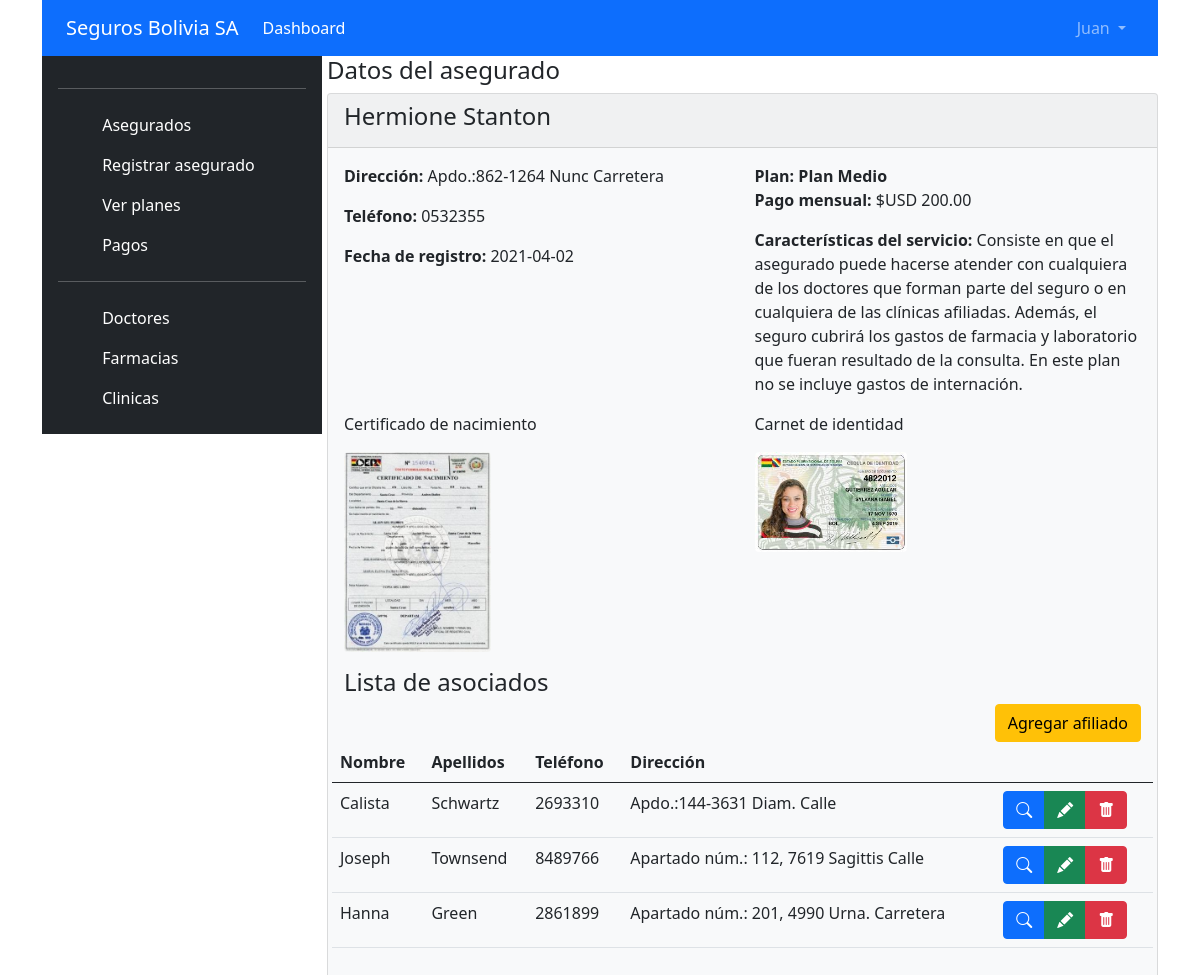
/asegurados/ver/2 (signed in), run on the app's committed database.
### tables this page shows
CREATE TABLE `usuarios` (
  `id` int(11) NOT NULL,
  `nombre` varchar(50) NOT NULL,
  `apellidos` varchar(80) NOT NULL,
  `cargo` varchar(45) NOT NULL,
  `usuario` varchar(50) NOT NULL,
  `password` varchar(70) NOT NULL,
  `rol` varchar(20) NOT NULL,
  `url_imagen` varchar(150) DEFAULT NULL
);

CREATE TABLE `asegurados` (
  `id` int(11) NOT NULL,
  `plan_id` int(11) NOT NULL,
  `nombre` varchar(50) NOT NULL,
  `apellidos` varchar(80) NOT NULL,
  `direccion` varchar(100) NOT NULL,
  `telefono` varchar(15) NOT NULL,
  `foto_certificado_nacimiento` varchar(150) NOT NULL,
  `foto_carnet_identidad` varchar(150) NOT NULL,
  `create_at` date NOT NULL
);

CREATE TABLE `planes` (
  `id` int(11) NOT NULL,
  `nombre` varchar(20) NOT NULL,
  `precio` double NOT NULL,
  `precio_dependiente` double NOT NULL,
  `descripcion` varchar(400) NOT NULL
);

CREATE TABLE `dependientes` (
  `id` int(11) NOT NULL,
  `asegurado_id` int(11) NOT NULL,
  `nombre` varchar(50) NOT NULL,
  `apellidos` varchar(80) NOT NULL,
  `direccion` varchar(100) NOT NULL,
  `telefono` varchar(15) NOT NULL,
  `foto_certificado_nacimiento` varchar(150) NOT NULL,
  `foto_carnet_identidad` varchar(150) NOT NULL
);

### views/asegurados/ver.php (the view, shortened to what the rows shown need)
<?php
$usuario = $this->d["user"];
$asegurado = $this->d["asegurado"];
$dependientes = $this->d["dependientes"];
require_once "views/header.php";
?>
<div class="col-9">
    <h4>Datos del asegurado</h4>
    <div class="card text-dark bg-light mb-12">
        <div class="card-header">
            <h4><?php echo $asegurado->getNombre() . " " . $asegurado->getApellidos(); ?></h4>
        </div>
        <div class="card-body">
            <div class="row">
                <div class="col-6">
                    <p><strong>Dirección: </strong><?php echo $asegurado->getDireccion(); ?></p>
                    <p><strong>Teléfono: </strong><?php echo $asegurado->getTelefono(); ?></p>
                    <p><strong>Fecha de registro: </strong><?php echo $asegurado->getCreateAt(); ?></p>
                </div>
                <div class="col-6">
                    <strong>Plan: <?php echo $asegurado->getPlan()->getNombre(); ?></strong>
                    <p>
                        <strong>Pago mensual: </strong>$USD <?php echo $asegurado->getPlan()->getPrecio(); ?>.00
                    </p>
                    <p>
                        <strong>Características del servicio: </strong><?php echo $asegurado->getPlan()->getDescripcion(); ?>
                    </p>
                </div>
            </div>
            <div class="row">
                <div class="col-6">
                    <p>Certificado de nacimiento</p>
                    <a href="<?php echo constant("URL") . "public/img/" . $asegurado->getFotoCertificadoNacimiento() ?>" data-lightbox="Certificado" data-title="Certificado de nacimiento del asegurado">
                        <img src="<?php echo constant("URL") . "public/img/" . $asegurado->getFotoCertificadoNacimiento() ?>" height="200px" class="rounded">
                    </a>
                </div>
                <div class="col-6">
                    <p>Carnet de identidad</p>
                    <a href="<?php echo constant("URL") . "public/img/" . $asegurado->getFotoCarnetIdentidad() ?>" data-lightbox="Carnet" data-title="Carnet de identidad del asegurado">
                        <img src="<?php echo constant("URL") . "public/img/" . $asegurado->getFotoCarnetIdentidad() ?>" height="100px" class="rounded">
                    </a>
                </div>
            </div>
            <div class="row mt-3">
                <h4>Lista de asociados</h4>
                <div class="text-end">
                    <a href="<?php echo constant("URL") ?>dependiente/crear/<?php echo $asegurado->getId(); ?>" class="btn btn-warning">Agregar afiliado</a>
                </div>
                <table class="table" <thead>
                    <tr>
                        <th>Nombre</th>
                        <th>Apellidos</th>
                        <th>Teléfono</th>
                        <th>Dirección</th>
                        <th></th>
                    </tr>
                    <tbody>
                        <?php foreach ($dependientes as $dependiente) { ?>
                            <tr>
                                <td><?php echo $dependiente->getNombre(); ?></td>
                                <td><?php echo $dependiente->getApellidos(); ?></td>
                                <td><?php echo $dependiente->getTelefono(); ?></td>
                                <td><?php echo $dependiente->getDireccion(); ?></td>
                                <td>
                                    <div class="btn-group" role="group">
                                        <a href="<?php echo constant("URL") ?>dependiente/ver/<?php echo $dependiente->getId(); ?>" class="btn btn-primary"><i class="bi bi-search"></i></a>
                                        <a href="<?php echo constant("URL") ?>dependiente/editar/<?php echo $dependiente->getId(); ?>" class="btn btn-success"><i class="bi bi-pencil-fill"></i></a>
                                        <a href="<?php echo constant("URL") ?>dependiente/eliminar/<?php echo $dependiente->getId(); ?>" onclick="return confirm('¿Estas seguro?');" class="btn btn-danger">
                                            <i class="bi bi-trash-fill"></i>
                                        </a>
                                    </div>
                                </td>
                            </tr>
                        <?php } ?>
                    </tbody>
                </table>
            </div>
        </div>
    </div>
</div>
</div>
</div>
</body>

### views/header.php (shortened to what the rows shown need)
<!DOCTYPE html>
<html lang="en">
<head>
    <link href="https://cdn.jsdelivr.net/npm/bootstrap@5.0.0-beta3/dist/css/bootstrap.min.css" rel="stylesheet">
    <link rel="stylesheet" href="https://cdn.jsdelivr.net/npm/bootstrap-icons@1.4.0/font/bootstrap-icons.css">
    <link rel="stylesheet" href="https://cdnjs.cloudflare.com/ajax/libs/lightbox2/2.11.3/css/lightbox.css" />
    <link rel="stylesheet" href="https://code.jquery.com/ui/1.12.0/themes/smoothness/jquery-ui.css" />
</head>
<body>
    <div class="container">
        <div class="row">
            <header>
                <nav class="navbar navbar-expand-lg navbar-dark bg-primary">
                    <div class="container-fluid">
                        <a class="navbar-brand" href="<?php echo constant("URL") ?>">Seguros Bolivia SA</a>
                        <div class="collapse navbar-collapse" id="navbarSupportedContent">
                            <ul class="navbar-nav me-auto mb-2 mb-lg-0">
                                <li class="nav-item">
                                    <a class="nav-link active" aria-current="page" href="<?php echo constant("URL") ?>">Dashboard</a>
                                </li>
                            </ul>
                            <ul class="navbar-nav">
                                <li class="nav-item dropdown">
                                    <a class="nav-link dropdown-toggle" href="#" id="navbarDropdown" role="button" data-bs-toggle="dropdown" aria-expanded="false">
                                        <?php echo $usuario->getNombre(); ?>
                                    </a>
                                </li>
                            </ul>
                        </div>
                    </div>
                </nav>
            </header>
        </div>
        <div class="row">
            <div class="col-3">
                <div class="d-flex flex-column p-3 text-white bg-dark" style="width: 280px;">
                    <hr>
                    <ul class="nav nav-pills flex-column mb-auto">
                        <li>
                            <a href="<?php echo constant("URL") . "dashboard"; ?>" class="nav-link text-white">
                                <svg class="bi me-2" width="16" height="16">
                                    <use xlink:href="#speedometer2" />
                                </svg>
                                Asegurados
                            </a>
                        </li>
                        <li>
                            <a href="<?php echo constant("URL") . "asegurados/create"; ?>" class="nav-link text-white">
                                <svg class="bi me-2" width="16" height="16">
                                    <use xlink:href="#speedometer2" />
                                </svg>
                                Registrar asegurado
                            </a>
                        </li>
                        <li>
                            <a href="<?php echo constant("URL") . "planes"; ?>" class="nav-link text-white">
                                <svg class="bi me-2" width="16" height="16">
                                    <use xlink:href="#table" />
                                </svg>
                                Ver planes
                            </a>
                        </li>
                        <li>
                            <a href="<?php echo constant("URL") . "pagos"; ?>" class="nav-link text-white">
                                <svg class="bi me-2" width="16" height="16">
                                    <use xlink:href="#people-circle" />
                                </svg>
                                Pagos
                            </a>
                        </li>
                        <hr>
                        <li>
                            <a href="#" class="nav-link text-white">
                                <svg class="bi me-2" width="16" height="16">
                                    <use xlink:href="#grid" />
                                </svg>
                                Doctores
                            </a>
                        </li>
                        <li>
                            <a href="#" class="nav-link text-white">
                                <svg class="bi me-2" width="16" height="16">
                                    <use xlink:href="#people-circle" />
                                </svg>
                                Farmacias
                            </a>
                        </li>
                        <li>
                            <a href="#" class="nav-link text-white">
                                <svg class="bi me-2" width="16" height="16">
                                    <use xlink:href="#people-circle" />
                                </svg>
                                Clinicas
                            </a>
                        </li>
                    </ul>
                </div>
            </div>

### data on the page
usuarios: nombre "Juan"
asegurados: nombre "Hermione", apellidos "Stanton", direccion "Apdo.:862-1264 Nunc Carretera", telefono "0532355", create_at "2021-04-02", foto_certificado_nacimiento (picture), foto_carnet_identidad (picture)
planes: nombre "Plan Medio", precio "200", descripcion "Consiste en que el asegurado puede hacerse atender con cualquiera de los doctores que forman parte del seguro o en cualquiera de las clínicas afiliadas. Además, el seguro cubrirá los gastos de farmacia y laboratorio que fueran resultado de la consulta. En este plan no se incluye gastos de internación."
dependientes: nombre "Calista", apellidos "Schwartz", telefono "2693310", direccion "Apdo.:144-3631 Diam. Calle"
dependientes: nombre "Joseph", apellidos "Townsend", telefono "8489766", direccion "Apartado núm.: 112, 7619 Sagittis Calle"
dependientes: nombre "Hanna", apellidos "Green", telefono "2861899", direccion "Apartado núm.: 201, 4990 Urna. Carretera"
